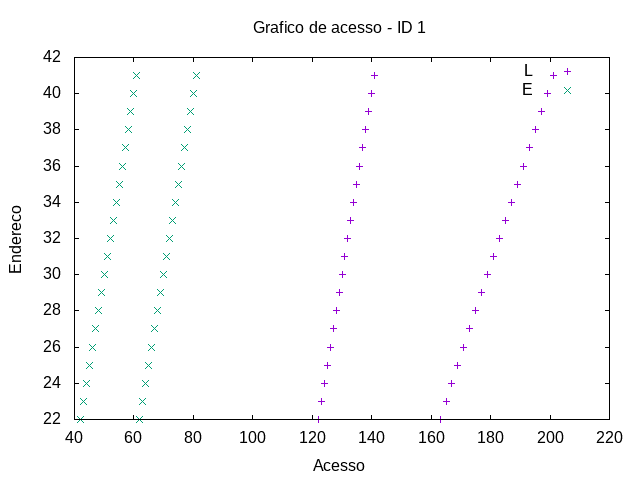

Write the gnuplot code that produced this figure.
set term png
set output "../out/mem/internodin/-acesso-1.png"
set title "Grafico de acesso - ID 1"
set xlabel "Acesso"
set ylabel "Endereco"
plot "../out/mem/internodin/-acesso-0-1.gpdat" u 2:4 w points t "L", "../out/mem/internodin/-acesso-1-1.gpdat" u 2:4 w points t "E"
